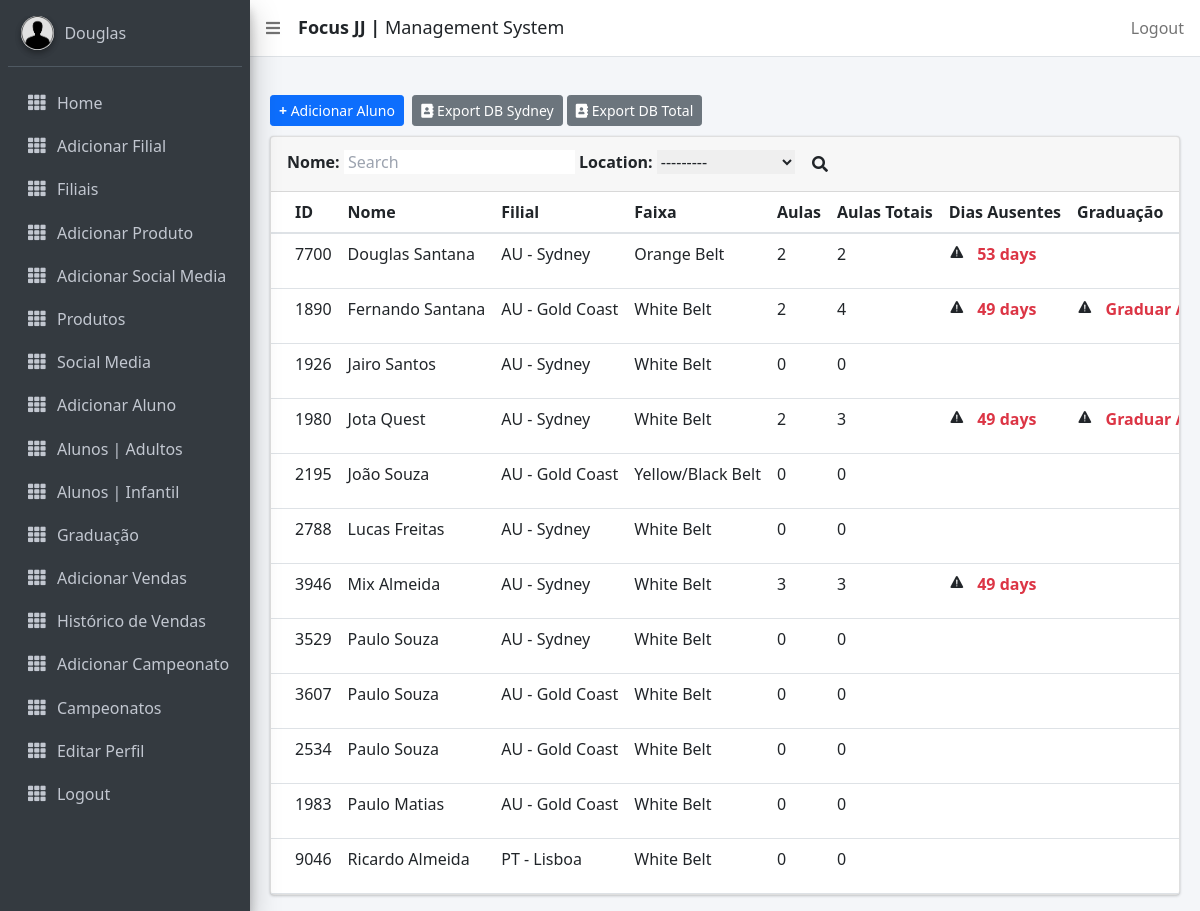
Screenshot of /managealunos/total (signed in) with the database file from the repository.
### focusbjj/models.py (models this page shows, shortened)
class CustomUser(AbstractUser):
    id = ShortUUIDField(primary_key=True, editable=False, alphabet="0123456789", length=3)
    email = models.EmailField(max_length=255, unique=True)
    contact_name = models.CharField(max_length=255)
    country = CountryField()
    location = models.CharField(max_length=255)
    phone = models.CharField(max_length=15, help_text=_('Use somente números. Código do País + Telefone'))
    join_date = models.DateTimeField(default=timezone.now)
    is_active = models.BooleanField(default=True, help_text='Desmarque a caixa para desativar')
    def __str__(self):
        return str(self.country) + " - " + str(self.location)
    class Meta:
        ordering = ["country", "location"]

class Aluno(models.Model):
    DoesNotExist = None
    objects = None
    id = ShortUUIDField(primary_key=True, editable=False, alphabet="0123456789", length=4)
    photo = models.ImageField(upload_to='photos/', null=True, blank=True)
    nome = models.CharField(max_length=15, verbose_name='Name')
    middle_name = models.CharField(max_length=20, verbose_name='Middle Name', blank=True, null=True)
    surname = models.CharField(max_length=15, verbose_name='Last Name', null=True)
    phone = models.CharField(max_length=15, help_text='Use only numbers')
    email = models.EmailField(max_length=128)
    location = models.ForeignKey(CustomUser, related_name="alunos", on_delete=models.CASCADE)
    address = models.CharField(max_length=255, blank=True, null=True)
    belt = models.CharField(max_length=255, choices=BELT)
    stripe = models.CharField(max_length=255, choices=GRAU)
    join_date = models.DateTimeField()
    time_stamp = models.DateTimeField(auto_now=True, null=True)
    gender = models.CharField(max_length=255, choices=GENDER)
    dob = models.DateField(verbose_name='Date of Birth',)
    is_blocked = models.BooleanField(default=False)
    agreement = models.BooleanField(default=False)
    USERNAME_FIELD = 'id'
    class Meta:
        ordering = ["nome"]

class Graduation(models.Model):
    objects = None
    aluno = models.ForeignKey(Aluno, related_name='graduacao', on_delete=models.CASCADE, verbose_name='_(Aluno')
    master = models.CharField(max_length=15, null=True, verbose_name=_('Professor'))
    belt = models.CharField(max_length=255, choices=BELT, verbose_name=_('Faixa'))
    stripe = models.CharField(max_length=255, choices=GRAU, verbose_name=_('Grau'))
    time_stamp = models.DateTimeField(null=True, verbose_name=_('Data'))

class GetAttendance(models.Model):
    objects = None
    aluno = models.ForeignKey(Aluno, on_delete=models.CASCADE, verbose_name='Athlete')
    attendance = models.DateTimeField(default=timezone.now)

### focusbjj/views.py (the view)
# urls.py: path('managealunos/total', views.ManageAlunosTotal.as_view(), name='managealunostotal'),
class ManageAlunosTotal(SuperuserRequiredMixin, ListView):
    template_name = 'managealunostotal.html'
    model = Aluno
    def get_queryset(self):
        queryset = super().get_queryset()
        filter = AlunoFilter(self.request.GET, queryset)
        return filter.qs
    def get_context_data(self, **kwargs):
        context = super(ManageAlunosTotal, self).get_context_data(**kwargs)
        context['alunos'] = Aluno.objects.all()
        context['unidades'] = CustomUser.objects.all()
        queryset = self.get_queryset()
        filter = AlunoFilter(self.request.GET, queryset)
        context['filter'] = filter
        return context

### focusbjj/templatetags/attendance_tags.py (called while the page is built)
@register.filter
def get_count_att_aluno(aluno_instance):
    return len(GetAttendance.objects.filter(aluno_id=aluno_instance.id))

@register.filter
def last_att_aluno(aluno_instance):
    att = GetAttendance.objects.filter(aluno_id=aluno_instance.id).order_by('-attendance')
    if att[0].attendance + timedelta(days=15) < timezone.now():
        tempo = timezone.now() - att[0].attendance
        return tempo
    else:
        return ''

@register.filter
def current_belt(aluno_instance):
    belt = Graduation.objects.filter(aluno_id=aluno_instance.id).order_by('-time_stamp')
    if belt:
        current = belt[0].belt
    else:
        current = aluno_instance.belt
    return current

@register.filter
def current_stripe(aluno_instance):
    belt = Graduation.objects.filter(aluno_id=aluno_instance.id).order_by('-time_stamp')
    if belt:
        current = belt[0].stripe
    else:
        current = aluno_instance.stripe
    return current

@register.filter
def new_attendance(aluno_instance):
    last_grad = Graduation.objects.filter(aluno_id=aluno_instance.id).order_by('-time_stamp')
    if last_grad:
        date = last_grad[0].time_stamp
        enddate = timezone.now()
        attendance = len(GetAttendance.objects.filter(aluno_id=aluno_instance.id).filter(attendance__range=[date, enddate]))
        return attendance

### focusbjj/templates/managealunostotal.html (shortened to what this page needs)
{% extends 'base_template.html' %}
{% load static %}
{% load i18n %}
{% load alerta_tags %}
{% load attendance_tags %}
{% block content %}
<section class="content">
        <div class="container-fluid">
            <div style="padding-bottom:10px">
                <a class="btn btn-sm btn-primary" href="{% url 'focusbjj:add_aluno' %}" role="button"><b>+</b> Adicionar Aluno</a>&nbsp;
                <a href="{% url 'focusbjj:export_xlsx' %}" class="btn btn-sm btn-secondary"><i class="fas fa-address-book main-logo-icon"></i> Export DB {{ user.location }}</a>
                <a href="{% url 'focusbjj:export_total_xlsx' %}" class="btn btn-sm btn-secondary"><i class="fas fa-address-book main-logo-icon"></i> Export DB Total</a><br>
            </div>
            <div class="row">
                <div class="col-md-12">
                    <div class="card">
                        <div class="card-header">
                                    <form method="get">
                                        {{ filter.form }}
                                        <button type="submit" class="btn btn-default"><i class="fas fa-search"></i></button>
                                    </form>
                        </div>
                        <div class="card-body table-responsive p-0">
                            <table class="table table-hover text-nowrap">
                            <thead>
                                <tr>
                                <th>ID</th>
                                <th>{% trans "Nome" %}</th>
                                <th>Filial</th>
                                <th>{% trans "Faixa" %}</th>
                                <th>{% trans "Aulas" %}</th>
                                <th>{% trans "Aulas Totais" %}</th>
                                <th>{% trans "Dias Ausentes" %}</th>
                                <th>{% trans "Graduação" %}</th>
                                </tr>
                            </thead>
                            <tbody>
                                <tr>
                        {% if filter.qs %}
                            {% for aluno in filter.qs %}
                                <td>{{ aluno.id }}</td>
                                <td>{{ aluno.nome|title }} {{ aluno.surname|title }}</td>
                                <td>{{ aluno.location }}</td>
                                <td>
                                {% if aluno|current_belt %}
                                {{ aluno|current_belt }}
                                {% else %}
                                {{ aluno.belt }}
                                {% endif %}
                                </td>
                                <td>
                                    {% if aluno|new_attendance == None %}
                                    {{ aluno|get_count_att_aluno }}
                                    {% else %}
                                    {{ aluno|new_attendance }}
                                    {% endif %}
                                </td>
                                <td>{{ aluno|get_count_att_aluno }}</td>
                                <td>
                                    {% if aluno|get_count_att_aluno %}
                                    {% if aluno|last_att_aluno %}
                                        <ion-icon name="warning"></ion-icon>
                                        <strong class="text-red"> &nbsp; {{ aluno|last_att_aluno|cut:"," |slice:"7"}}</strong>
                                    {% endif %}
                                    {% endif %}
                                </td>
                                <td>
                                {% if aluno|alert %}
                                <ion-icon name="warning"></ion-icon>
                                <strong class="text-red"> &nbsp; {{ aluno|alert|default_if_none:"" }} </strong>
                                {% endif %}
                                </td>
                                </tr>
                                    {% endfor %}
                            {% endif %}
                            </tbody>
                            </table>
                        </div>
                        </div>
                </div>
            </div>
        </div>
      </section>
{% endblock %}

### templates/sidebar_template.html (shortened to what this page needs)
{% load static %}
{% load i18n %}
<aside class="main-sidebar navbar-gray-dark sidebar-dark-primary elevation-4">
    <div class="sidebar">
      <div class="user-panel mt-3 pb-3 mb-3 d-flex">
        <div class="image">
          <img src="{% static 'images/defaultuser.jpeg' %}" class="img-circle elevation-2" alt="User Image">
        </div>
        <div class="info">
          <a href="#" class="d-block">{{ user.contact_name }}</a>
        </div>
      </div>
      <nav class="mt-2">
        <ul class="nav nav-pills nav-sidebar flex-column" data-widget="treeview" role="menu" data-accordion="false">
          <li class="nav-item">
            {% url 'admin_home' as admin_home %}
            <a href="{% url 'focusbjj:filiais' %}" class="nav-link {% if request.path == admin_home %} active {% endif %}">
              <i class="nav-icon fas fa-th"></i>
              <p>
                Home
              </p>
            </a>
          </li>
          {% if user.is_superuser %}
          <li class="nav-item">
            {% url 'add_staff' as add_staff %}
            <a href="{% url 'focusbjj:add_staff' %}" class="nav-link {% if request.path == add_staff %} active {% endif %}">
              <i class="nav-icon fas fa-th"></i>
              <p>
               Adicionar Filial
              </p>
            </a>
          </li>
           <li class="nav-item">
              {% url 'manage_staff' as manage_staff %}
            {% url 'edit_staff' staff_id=id as edit_staff %}
            <a href="{% url 'focusbjj:managestaff' %}" class="nav-link {% if request.path == manage_staff %} active {% endif %} {% if request.path == edit_staff %} active {% endif %}">
              <i class="nav-icon fas fa-th"></i>
              <p>
                Filiais
              </p>
            </a>
          </li>
          <li class="nav-item">
            <a href="{% url 'focusbjj:addproduct' %}" class="nav-link ">
              <i class="nav-icon fas fa-th"></i>
              <p>
                Adicionar Produto
              </p>
            </a>
          </li>
          <li class="nav-item">
            <a href="{% url 'focusbjj:addsocialmedia' %}" class="nav-link ">
              <i class="nav-icon fas fa-th"></i>
              <p>
                {% trans "Adicionar Social Media" %}
              </p>
            </a>
          </li>
          {% endif%}
          <li class="nav-item">
            <a href="{% url 'focusbjj:products' %}" class="nav-link ">
              <i class="nav-icon fas fa-th"></i>
              <p>
                {% trans "Produtos" %}
              </p>
            </a>
          </li>
          <li class="nav-item">
            <a href="{% url 'focusbjj:socialmedia' %}" class="nav-link">
              <i class="nav-icon fas fa-th"></i>
              <p>
                {% trans "Social Media" %}
              </p>
            </a>
          </li>
           <li class="nav-item">
            <a href="{% url 'focusbjj:add_aluno' %}" class="nav-link {% if request.path == add_student %} active {% endif %}">
              <i class="nav-icon fas fa-th"></i>
              <p>
                {% trans "Adicionar Aluno" %}
              </p>
            </a>
          </li>
          <li class="nav-item">
            <a href="{% url 'focusbjj:managealunos' %}" class="nav-link {% if request.path == manage_student %} active {% endif %} {% if request.path == edit_student %} active {% endif %}">
              <i class="nav-icon fas fa-th"></i>
              <p>
                {% trans "Alunos | Adultos" %}
              </p>
            </a>
          </li>
          <li class="nav-item">
            <a href="{% url 'focusbjj:managealunoskids' %}" class="nav-link {% if request.path == manage_student %} active {% endif %} {% if request.path == edit_student %} active {% endif %}">
              <i class="nav-icon fas fa-th"></i>
              <p>
                {% trans "Alunos | Infantil" %}
              </p>
            </a>
          </li>
          <li class="nav-item">
            <a href="{% url 'focusbjj:managegraduation' %}" class="nav-link {% if request.path == manage_student %} active {% endif %} {% if request.path == edit_student %} active {% endif %}">
              <i class="nav-icon fas fa-th"></i>
              <p>
                {% trans "Graduação" %}
              </p>
            </a>
          </li>
           <li class="nav-item">
            <a href="{% url 'focusbjj:addvenda' %}" class="nav-link ">
              <i class="nav-icon fas fa-th"></i>
              <p>
                {% trans "Adicionar Vendas" %}
              </p>
            </a>
          </li>
           <li class="nav-item">
            <a href="{% url 'focusbjj:vendas' user.pk %}" class="nav-link ">
              <i class="nav-icon fas fa-th"></i>
              <p>
                {% trans "Histórico de Vendas" %}
              </p>
            </a>
          </li>
          <li class="nav-item">
            <a href="{% url 'focusbjj:championship' %}" class="nav-link {% if request.path == manage_student %} active {% endif %} {% if request.path == edit_student %} active {% endif %}">
              <i class="nav-icon fas fa-th"></i>
              <p>
                {% trans "Adicionar Campeonato" %}
              </p>
            </a>
          </li>
          <li class="nav-item">
            <a href="{% url 'focusbjj:championshipdetails' %}" class="nav-link {% if request.path == manage_student %} active {% endif %} {% if request.path == edit_student %} active {% endif %}">
              <i class="nav-icon fas fa-th"></i>
              <p>
                {% trans "Campeonatos" %}
              </p>
            </a>
          </li>
           <li class="nav-item">
            <a href="{% url 'focusbjj:editarstaff' request.user.pk %}" class="nav-link ">
              <i class="nav-icon fas fa-th"></i>
              <p>
                {% trans "Editar Perfil" %}
              </p>
            </a>
          </li>
          <li class="nav-item">
             <a href="{% url 'focusbjj:logout' %}" class="nav-link">
              <i class="nav-icon fas fa-th"></i>
              <p>
                Logout
              </p>
            </a>
          </li>
        </ul>
      </nav>
    </div>
  </aside>

### rows the page displays
CustomUser: contact_name "Douglas", location "Sydney"
CustomUser: location "---------"
Aluno: id "7700", nome "Douglas", surname "Santana", location "AU - Sydney", id.belt "Orange Belt", id.time_stamp "2", id "2", id.attendance "53 days"
Aluno: id "1890", nome "Fernando", surname "Santana", location "AU - Gold Coast", id.belt "White Belt", id.time_stamp "2", id "4", id.attendance "49 days", id.stripe "Graduar…"
Aluno: id "1926", nome "Jairo", surname "Santos", location "AU - Sydney", id+belt "White Belt", id "0"
Aluno: id "1980", nome "Jota", surname "Quest", location "AU - Sydney", id.belt "White Belt", id.time_stamp "2", id "3", id.attendance "49 days", id.stripe "Graduar…"
Aluno: id "2195", nome "João", surname "Souza", location "AU - Gold Coast", id.belt "Yellow/Black Belt", id.time_stamp "0", id "0"
Aluno: id "2788", nome "Lucas", surname "Freitas", location "AU - Sydney", id+belt "White Belt", id "0"
Aluno: id "3946", nome "Mix", surname "Almeida", location "AU - Sydney", id+belt "White Belt", id "3", id.attendance "49 days"
Aluno: id "3529", nome "Paulo", surname "Souza", location "AU - Sydney", id+belt "White Belt", id "0"
Aluno: id "3607", nome "Paulo", surname "Souza", location "AU - Gold Coast", id+belt "White Belt", id "0"
Aluno: id "2534", nome "Paulo", surname "Souza", location "AU - Gold Coast", id+belt "White Belt", id "0"
Aluno: id "1983", nome "Paulo", surname "Matias", location "AU - Gold Coast", id+belt "White Belt", id "0"
Aluno: id "9046", nome "Ricardo", surname "Almeida", location "PT - Lisboa", id+belt "White Belt", id "0"
